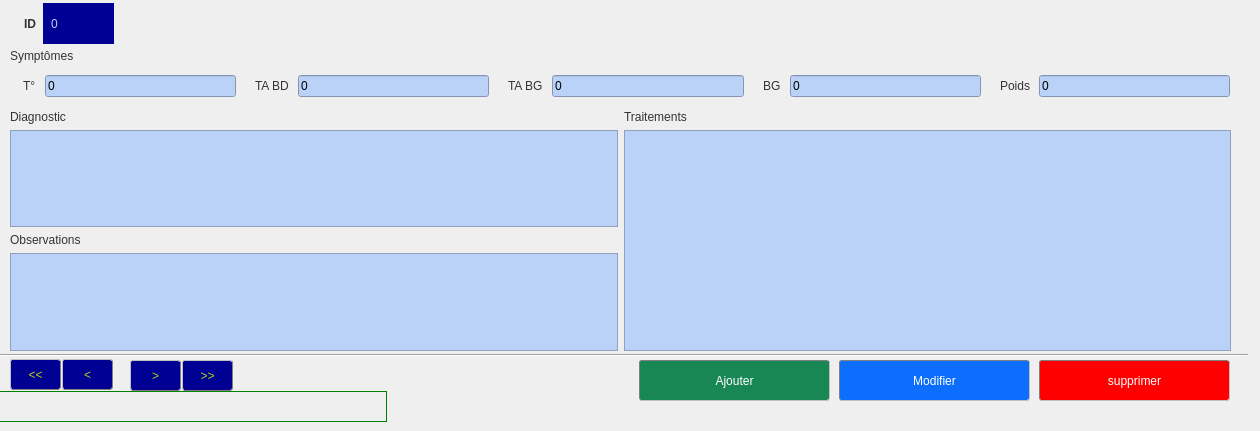
    <widget class="QWidget" name="saisie_diagnostic_tab">
     <attribute name="title">
      <string>Diagnostic des Patients</string>
     </attribute>
     <widget class="QLabel" name="symptom_lbl">
      <property name="geometry">
       <rect>
        <x>10</x>
        <y>45</y>
        <width>161</width>
        <height>21</height>
       </rect>
      </property>
      <property name="styleSheet">
       <string notr="true">font: 12pt &quot;Century Gothic&quot;;
color: rgb(51, 51, 51);</string>
      </property>
      <property name="text">
       <string>Symptômes</string>
      </property>
     </widget>
     <widget class="QWidget" name="horizontalLayoutWidget_2">
      <property name="geometry">
       <rect>
        <x>10</x>
        <y>65</y>
        <width>1220</width>
        <height>42</height>
       </rect>
      </property>
      <layout class="QHBoxLayout" name="horizontalLayout_2">
       <item>
        <widget class="QLabel" name="temp_lbl">
         <property name="styleSheet">
          <string notr="true">font: 12pt &quot;Century Gothic&quot;;
color: rgb(51, 51, 51);
padding-left: 10px;</string>
         </property>
         <property name="text">
          <string>T°</string>
         </property>
         <property name="margin">
          <number>0</number>
         </property>
        </widget>
       </item>
       <item>
        <widget class="QLineEdit" name="temp_ledit">
         <property name="styleSheet">
          <string notr="true">
	background-color: rgb(186, 209, 248);</string>
         </property>
         <property name="inputMask">
          <string/>
         </property>
         <property name="text">
          <string>0</string>
         </property>
        </widget>
       </item>
       <item>
        <widget class="QLabel" name="tabd_lbl">
         <property name="styleSheet">
          <string notr="true">font: 12pt &quot;Century Gothic&quot;;
color: rgb(51, 51, 51);
padding-left: 10px;</string>
         </property>
         <property name="text">
          <string>TA BD</string>
         </property>
        </widget>
       </item>
       <item>
        <widget class="QLineEdit" name="tabd_ledit">
         <property name="styleSheet">
          <string notr="true">
	background-color: rgb(186, 209, 248);</string>
         </property>
         <property name="inputMask">
          <string/>
         </property>
         <property name="text">
          <string>0</string>
         </property>
        </widget>
       </item>
       <item>
        <widget class="QLabel" name="tabg_lbl">
         <property name="styleSheet">
          <string notr="true">font: 12pt &quot;Century Gothic&quot;;
color: rgb(51, 51, 51);
padding-left: 10px;</string>
         </property>
         <property name="text">
          <string>TA BG</string>
         </property>
        </widget>
       </item>
       <item>
        <widget class="QLineEdit" name="tabg_ledit">
         <property name="styleSheet">
          <string notr="true">
	background-color: rgb(186, 209, 248);</string>
         </property>
         <property name="inputMask">
          <string/>
         </property>
         <property name="text">
          <string>0</string>
         </property>
        </widget>
       </item>
       <item>
        <widget class="QLabel" name="bg_lbl">
         <property name="styleSheet">
          <string notr="true">font: 12pt &quot;Century Gothic&quot;;
color: rgb(51, 51, 51);
padding-left: 10px;</string>
         </property>
         <property name="text">
          <string>BG</string>
         </property>
        </widget>
       </item>
       <item>
        <widget class="QLineEdit" name="bg_ledit">
         <property name="styleSheet">
          <string notr="true">
	background-color: rgb(186, 209, 248);</string>
         </property>
         <property name="inputMask">
          <string/>
         </property>
         <property name="text">
          <string>0</string>
         </property>
        </widget>
       </item>
       <item>
        <widget class="QLabel" name="weight_lbl">
         <property name="styleSheet">
          <string notr="true">font: 12pt &quot;Century Gothic&quot;;
color: rgb(51, 51, 51);
padding-left: 10px;</string>
         </property>
         <property name="text">
          <string>Poids</string>
         </property>
        </widget>
       </item>
       <item>
        <widget class="QLineEdit" name="weight_ledit">
         <property name="styleSheet">
          <string notr="true">
	background-color: rgb(186, 209, 248);</string>
         </property>
         <property name="inputMask">
          <string/>
         </property>
         <property name="text">
          <string>0</string>
         </property>
        </widget>
       </item>
      </layout>
     </widget>
     <widget class="QLabel" name="record_id_2">
      <property name="geometry">
       <rect>
        <x>550</x>
        <y>360</y>
        <width>61</width>
        <height>40</height>
       </rect>
      </property>
      <property name="styleSheet">
       <string notr="true">/*background-color: rgb(0, 1, 146);
color: rgb(186, 209, 248);
font: 75 16pt &quot;Century Gothic&quot;;
padding-left:5px;*/

color: transparent;</string>
      </property>
      <property name="text">
       <string>0</string>
      </property>
     </widget>
     <widget class="QLabel" name="id_lbl_2">
      <property name="geometry">
       <rect>
        <x>11</x>
        <y>4</y>
        <width>34</width>
        <height>40</height>
       </rect>
      </property>
      <property name="styleSheet">
       <string notr="true">font: 12pt &quot;Century Gothic&quot;;
font-weight: bold;
color: rgb(51, 51, 51);
padding-left: 10px;</string>
      </property>
      <property name="text">
       <string>ID</string>
      </property>
     </widget>
     <widget class="QPushButton" name="previous_btn_2">
      <property name="geometry">
       <rect>
        <x>62</x>
        <y>359</y>
        <width>51</width>
        <height>31</height>
       </rect>
      </property>
      <property name="styleSheet">
       <string notr="true">QPushButton{
	background-color: rgb(0, 1, 146);
	border-radius: 3px;
	color: rgb(186, 209, 24);
	border: 1px outset gray;
	font: 12pt &quot;Century Gothic&quot;;
}

QPushButton:hover{
	color: orange;
	border-radius: 3px;
	border: 1px outset gray;
	font: 12pt &quot;Century Gothic&quot;;
}
</string>
      </property>
      <property name="text">
       <string>&lt;</string>
      </property>
     </widget>
     <widget class="QPushButton" name="first_btn_2">
      <property name="geometry">
       <rect>
        <x>10</x>
        <y>359</y>
        <width>51</width>
        <height>31</height>
       </rect>
      </property>
      <property name="styleSheet">
       <string notr="true">QPushButton{
	background-color: rgb(0, 1, 146);
	border-radius: 3px;
	color: rgb(186, 209, 24);
	border: 1px outset gray;
	font: 12pt &quot;Century Gothic&quot;;
}

QPushButton:hover{
	color: orange;
	border-radius: 3px;
	border: 1px outset gray;
	font: 12pt &quot;Century Gothic&quot;;
}
</string>
      </property>
      <property name="text">
       <string>&lt;&lt;</string>
      </property>
     </widget>
     <widget class="QPushButton" name="last_btn_2">
      <property name="geometry">
       <rect>
        <x>182</x>
        <y>360</y>
        <width>51</width>
        <height>31</height>
       </rect>
      </property>
      <property name="styleSheet">
       <string notr="true">QPushButton{
	background-color: rgb(0, 1, 146);
	border-radius: 3px;
	color: rgb(186, 209, 24);
	border: 1px outset gray;
	font: 12pt &quot;Century Gothic&quot;;
}

QPushButton:hover{
	color: orange;
	border-radius: 3px;
	border: 1px outset gray;
	font: 12pt &quot;Century Gothic&quot;;
}
</string>
      </property>
      <property name="text">
       <string>&gt;&gt;</string>
      </property>
     </widget>
     <widget class="QPushButton" name="next_btn_2">
      <property name="geometry">
       <rect>
        <x>130</x>
        <y>360</y>
        <width>51</width>
        <height>31</height>
       </rect>
      </property>
      <property name="styleSheet">
       <string notr="true">QPushButton{
	background-color: rgb(0, 1, 146);
	border-radius: 3px;
	color: rgb(186, 209, 24);
	border: 1px outset gray;
	font: 12pt &quot;Century Gothic&quot;;
}

QPushButton:hover{
	color: orange;
	border-radius: 3px;
	border: 1px outset gray;
	font: 12pt &quot;Century Gothic&quot;;
}
</string>
      </property>
      <property name="text">
       <string>&gt;</string>
      </property>
     </widget>
     <widget class="Line" name="line_2">
      <property name="geometry">
       <rect>
        <x>-3</x>
        <y>345</y>
        <width>1251</width>
        <height>20</height>
       </rect>
      </property>
      <property name="orientation">
       <enum>Qt::Horizontal</enum>
      </property>
     </widget>
     <widget class="QPushButton" name="add_btn_2">
      <property name="geometry">
       <rect>
        <x>639</x>
        <y>360</y>
        <width>191</width>
        <height>41</height>
       </rect>
      </property>
      <property name="styleSheet">
       <string notr="true">QPushButton{
	background-color:  rgb(25,135,84);
	border-radius: 3px;
	color: white;
	border: 1px inset gray;
	font: 16pt &quot;Century Gothic&quot;;
}

QPushButton:hover{
	background-color: rgb(13,202,240);
	border-radius: 3px;
	border: 1px inset gray;
	color: black;
	font: 16pt &quot;Century Gothic&quot;;
}</string>
      </property>
      <property name="text">
       <string>Ajouter</string>
      </property>
     </widget>
     <widget class="QPushButton" name="edit_btn_2">
      <property name="geometry">
       <rect>
        <x>839</x>
        <y>360</y>
        <width>191</width>
        <height>41</height>
       </rect>
      </property>
      <property name="styleSheet">
       <string notr="true">QPushButton{
	background-color: rgb(13,110,253);
	border-radius: 3px;
	color: white;
	border: 1px inset gray;
	font: 16pt &quot;Century Gothic&quot;;
}

QPushButton:hover{
	background-color: rgb(13,202,240);
	border-radius: 3px;
	border: 1px inset gray;
	color: black;
	font: 16pt &quot;Century Gothic&quot;;
}</string>
      </property>
      <property name="text">
       <string>Modifier</string>
      </property>
     </widget>
     <widget class="QPushButton" name="del_btn_2">
      <property name="geometry">
       <rect>
        <x>1039</x>
        <y>360</y>
        <width>191</width>
        <height>41</height>
       </rect>
      </property>
      <property name="styleSheet">
       <string notr="true">QPushButton{
	background-color:  red;
	border-radius: 3px;
	color: white;
	border: 1px inset gray;
	font: 16pt &quot;Century Gothic&quot;;
}

QPushButton:hover{
	background-color: orange;
	border-radius: 3px;
	border: 1px inset gray;
	color: black;
	font: 16pt &quot;Century Gothic&quot;;
}</string>
      </property>
      <property name="text">
       <string>supprimer</string>
      </property>
     </widget>
     <widget class="QLabel" name="id_content_lbl_2">
      <property name="geometry">
       <rect>
        <x>250</x>
        <y>360</y>
        <width>211</width>
        <height>31</height>
       </rect>
      </property>
      <property name="styleSheet">
       <string notr="true">border: 1px solid transparent;</string>
      </property>
      <property name="text">
       <string/>
      </property>
     </widget>
     <widget class="QLabel" name="label_ID_Recup_2">
      <property name="geometry">
       <rect>
        <x>43</x>
        <y>3</y>
        <width>71</width>
        <height>41</height>
       </rect>
      </property>
      <property name="styleSheet">
       <string notr="true">background-color: rgb(0, 1, 146);
color: rgb(186, 209, 248);
font: 75 16pt &quot;Century Gothic&quot;;
padding-left:5px;</string>
      </property>
      <property name="text">
       <string>0</string>
      </property>
     </widget>
     <widget class="QWidget" name="layoutWidget">
      <property name="geometry">
       <rect>
        <x>10</x>
        <y>110</y>
        <width>1221</width>
        <height>241</height>
       </rect>
      </property>
      <layout class="QGridLayout" name="gridLayout">
       <item row="0" column="0">
        <widget class="QLabel" name="diagnostic_lbl">
         <property name="styleSheet">
          <string notr="true">font: 12pt &quot;Century Gothic&quot;;
color: rgb(51, 51, 51);</string>
         </property>
         <property name="text">
          <string>Diagnostic</string>
         </property>
        </widget>
       </item>
       <item row="0" column="1">
        <widget class="QLabel" name="treatments_lbl">
         <property name="styleSheet">
          <string notr="true">font: 12pt &quot;Century Gothic&quot;;
color: rgb(51, 51, 51);</string>
         </property>
         <property name="text">
          <string>Traitements</string>
         </property>
        </widget>
       </item>
       <item row="1" column="0">
        <widget class="QTextEdit" name="diagnostic_textEdit">
         <property name="styleSheet">
          <string notr="true">
	background-color: rgb(186, 209, 248);</string>
         </property>
        </widget>
       </item>
       <item row="1" column="1" rowspan="3">
        <widget class="QTextEdit" name="treatments_textEdit">
         <property name="styleSheet">
          <string notr="true">
	background-color: rgb(186, 209, 248);</string>
         </property>
        </widget>
       </item>
       <item row="2" column="0">
        <widget class="QLabel" name="observeations_lbl">
         <property name="styleSheet">
          <string notr="true">font: 12pt &quot;Century Gothic&quot;;
color: rgb(51, 51, 51);</string>
         </property>
         <property name="text">
          <string>Observations</string>
         </property>
        </widget>
       </item>
       <item row="3" column="0">
        <widget class="QTextEdit" name="observations_textEdit">
         <property name="styleSheet">
          <string notr="true">
	background-color: rgb(186, 209, 248);</string>
         </property>
        </widget>
       </item>
      </layout>
     </widget>
     <widget class="QLabel" name="attention_lbl_2">
      <property name="geometry">
       <rect>
        <x>-3</x>
        <y>391</y>
        <width>390</width>
        <height>31</height>
       </rect>
      </property>
      <property name="styleSheet">
       <string notr="true">border: 1px solid green;</string>
      </property>
      <property name="text">
       <string/>
      </property>
     </widget>
    </widget>
